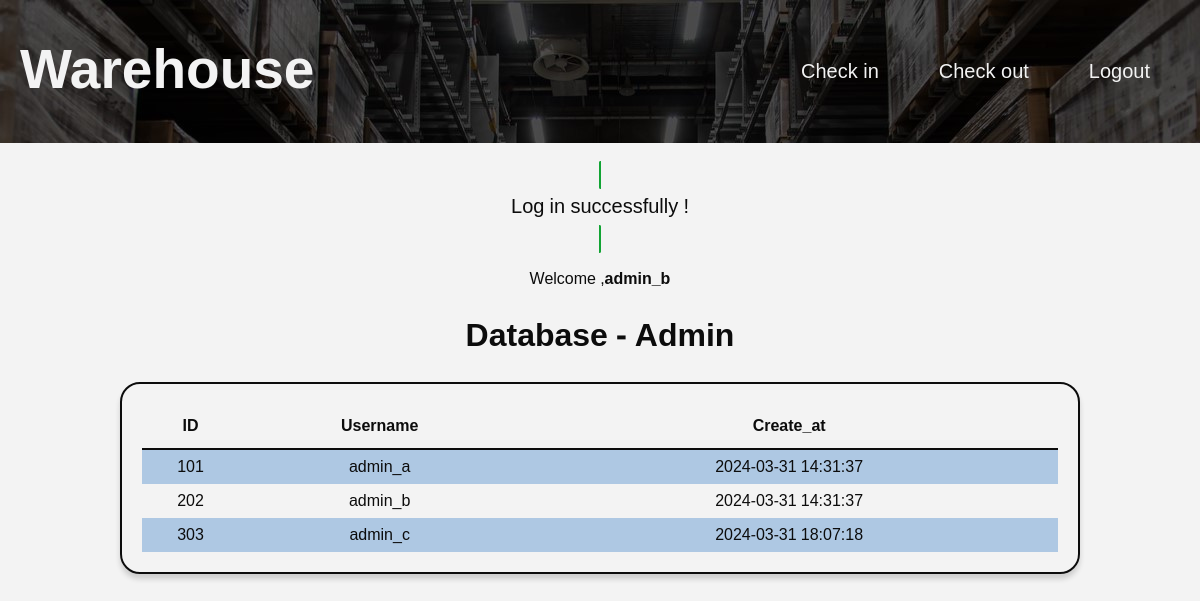
The app's page /Warehouse/home.php (signed in) with its own data.
### tables this page shows
CREATE TABLE `user` (
  `id` int(6) NOT NULL,
  `username` varchar(100) NOT NULL,
  `password` varchar(100) NOT NULL,
  `create_at` timestamp NOT NULL DEFAULT current_timestamp()
);

### Warehouse/home.php (the view, shortened to what this page needs)
<?php
    include('db_connect.php');
    $sql = "SELECT * FROM user ";
    $result = mysqli_query($conn, $sql);
?>
<!DOCTYPE html>
<html lang="en">
<head>
    <link rel="stylesheet" href = "css/style.css">
</head>
<body>
    <div class="navbar">
        <div class=logo-nav><a href="home.php">Warehouse</a></div>
            <div class="boxbar">
                <button class="nav-item"><a href="checkin.php"> Check in</a></button>
                <button class="nav-item "><a href="checkout.php"> Check out</a></button>
                <?php if (isset($_SESSION['username'])) :?>
                    <button class="nav-item"><a href="index.php?logout='1' ">Logout</a></button>
                <?php endif ?>
            </div>
        </div>
    <div class="content">
        <?php if (isset($_SESSION['success'])) : ?>
            <div class="success">
                <p>
                    <?php
                     echo $_SESSION['success'];
                    ?>
                </p>
            </div>
        <?php endif ?>
        <?php if (isset($_SESSION['username'])) :?>
            <p>Welcome ,<b><?php echo $_SESSION['username'];?></b></p>
        <?php endif ?>
        <h1>Database - Admin</h1>
        <div class="table-container">
            <table id="admin-db" class="active">
                <tr>
                    <th>ID</th>
                    <th>Username</th>
                    <th>Create_at</th>
                </tr>
                <?php while($row = $result->fetch_assoc()): ?>
                <tr>
                    <td><?php echo $row['id']; ?></td>
                    <td><?php echo $row['username']; ?></td>
                    <td><?php echo $row['create_at']; ?></td>
                </tr>
                <?php endwhile ?>
            </table>
        </div>
    </div>
</body>
</html>

### Warehouse/css/style.css (style rules this page uses)
:root { --black: #0c0c0c; --dark-green: #175025; --green: #12a434; --white: #f3f3f3; --gray: #a3a3a3; --dark-gray: #343a40; --bluepastel: #aec8e3; --red: #d21c1c; --orange: #f06B32; --shadow: 0 5px 5px hsla(0, 0%, 22%, 0.196); --shadow2: 10px 10px 10px hsla(0, 0%, 22%, 0.08); --shadow3: 0 10px 20px 0 rgba(0, 0, 0, 0.3); }
body { background-color: var(--white); font-family: "Noto Sans Thai", sans-serif; color: var(--black); margin: 0; padding: 0; }
.content .success { color: var(--black); display: inline; background: none; border-radius: 10px; border: 2px solid var(--green); }
.content .success p { font-size: 20px; margin: 0; padding: 5px; }
.navbar { background-image: url('Warehouse-bg.jpg'); background-size: cover; color: var(--white); padding: 30px 20px; display: flex; align-items: center; justify-content: space-between; }
.navbar .logo-nav a { font-size: 55px; font-weight: 600; color: var(--white); text-decoration: none; }
.boxbar { display: flex; align-items: center; }
.boxbar button.nav-item { background: none; border: none; margin: 0px 15px; padding: 15px; font-size: 20px; list-style-type: none; }
.boxbar button.nav-item a { color: var(--white); text-decoration: none; }
.content { padding: 20px; text-align: center; }
.table-container { display: flex; border-radius: 20px; border: 2px solid var(--black); box-shadow: var(--shadow); border-collapse: collapse; margin: 0 100px; padding: 10px; }
table { margin: 10px; width: 100%; border-collapse: collapse; }
#admin-db th { padding: 10px 0px; text-align: left; border-bottom: 2px solid var(--black); border-collapse: collapse; text-align: center; margin-right: 10px; }
#admin-db tr { padding: 10px; text-align: center; padding: 10px 10px; }
#admin-db tr:nth-child(even) { height: 25px; padding: 10px 0px; background-color: var(--bluepastel); }
#admin-db td { padding: 5px 0; }

### records on screen
user: id "101", username "admin_a", create_at "2024-03-31 14:31:37"
user: id "202", username "admin_b", create_at "2024-03-31 14:31:37"
user: id "303", username "admin_c", create_at "2024-03-31 18:07:18"

### other values on screen
$_SESSION['success'] "Log in successfully !"
$_SESSION['username'] "admin_b"
